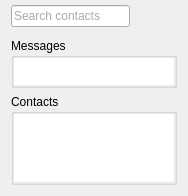
<?xml version="1.0" encoding="UTF-8"?>
<ui version="4.0">
 <class>ContactsPage</class>
 <widget class="QWidget" name="ContactsPage">
  <property name="geometry">
   <rect>
    <x>0</x>
    <y>0</y>
    <width>188</width>
    <height>193</height>
   </rect>
  </property>
  <property name="sizePolicy">
   <sizepolicy hsizetype="Preferred" vsizetype="Preferred">
    <horstretch>0</horstretch>
    <verstretch>0</verstretch>
   </sizepolicy>
  </property>
  <property name="baseSize">
   <size>
    <width>250</width>
    <height>350</height>
   </size>
  </property>
  <property name="focusPolicy">
   <enum>Qt::ClickFocus</enum>
  </property>
  <property name="windowTitle">
   <string/>
  </property>
  <layout class="QVBoxLayout" name="verticalLayout_2">
   <property name="topMargin">
    <number>0</number>
   </property>
   <item>
    <layout class="QHBoxLayout" name="horizontalLayout">
     <property name="spacing">
      <number>0</number>
     </property>
     <item>
      <widget class="QLineEdit" name="contactLineEdit">
       <property name="sizePolicy">
        <sizepolicy hsizetype="Expanding" vsizetype="Fixed">
         <horstretch>0</horstretch>
         <verstretch>0</verstretch>
        </sizepolicy>
       </property>
       <property name="palette">
        <palette>
         <active>
          <colorrole role="Text">
           <brush brushstyle="SolidPattern">
            <color alpha="255">
             <red>170</red>
             <green>170</green>
             <blue>170</blue>
            </color>
           </brush>
          </colorrole>
         </active>
         <inactive>
          <colorrole role="Text">
           <brush brushstyle="SolidPattern">
            <color alpha="255">
             <red>170</red>
             <green>170</green>
             <blue>170</blue>
            </color>
           </brush>
          </colorrole>
         </inactive>
         <disabled>
          <colorrole role="Text">
           <brush brushstyle="SolidPattern">
            <color alpha="255">
             <red>120</red>
             <green>120</green>
             <blue>120</blue>
            </color>
           </brush>
          </colorrole>
         </disabled>
        </palette>
       </property>
       <property name="autoFillBackground">
        <bool>false</bool>
       </property>
       <property name="inputMask">
        <string/>
       </property>
       <property name="text">
        <string>Search contacts</string>
       </property>
       <property name="cursorPosition">
        <number>0</number>
       </property>
      </widget>
     </item>
     <item>
      <widget class="QLabel" name="public_username">
       <property name="text">
        <string/>
       </property>
       <property name="textFormat">
        <enum>Qt::PlainText</enum>
       </property>
      </widget>
     </item>
     <item>
      <widget class="QPushButton" name="add">
       <property name="minimumSize">
        <size>
         <width>32</width>
         <height>32</height>
        </size>
       </property>
       <property name="toolTip">
        <string>Add a contact</string>
       </property>
       <property name="text">
        <string/>
       </property>
       <property name="icon">
        <iconset resource="../resources/resources.qrc">
         <normaloff>:/icons/32/Contact_new</normaloff>:/icons/32/Contact_new</iconset>
       </property>
       <property name="iconSize">
        <size>
         <width>32</width>
         <height>32</height>
        </size>
       </property>
       <property name="flat">
        <bool>true</bool>
       </property>
      </widget>
     </item>
    </layout>
   </item>
   <item>
    <widget class="QGroupBox" name="msgGroupBox">
     <property name="sizePolicy">
      <sizepolicy hsizetype="Preferred" vsizetype="Minimum">
       <horstretch>0</horstretch>
       <verstretch>0</verstretch>
      </sizepolicy>
     </property>
     <property name="minimumSize">
      <size>
       <width>30</width>
       <height>50</height>
      </size>
     </property>
     <property name="maximumSize">
      <size>
       <width>16777215</width>
       <height>50</height>
      </size>
     </property>
     <property name="title">
      <string>Messages</string>
     </property>
     <property name="flat">
      <bool>true</bool>
     </property>
     <layout class="QGridLayout" name="gridLayout">
      <property name="margin">
       <number>0</number>
      </property>
      <property name="spacing">
       <number>0</number>
      </property>
      <item row="0" column="0">
       <widget class="QListWidget" name="listWidget_2">
        <property name="sizePolicy">
         <sizepolicy hsizetype="Expanding" vsizetype="Expanding">
          <horstretch>0</horstretch>
          <verstretch>0</verstretch>
         </sizepolicy>
        </property>
        <property name="frameShape">
         <enum>QFrame::NoFrame</enum>
        </property>
        <property name="frameShadow">
         <enum>QFrame::Sunken</enum>
        </property>
        <property name="lineWidth">
         <number>0</number>
        </property>
       </widget>
      </item>
     </layout>
    </widget>
   </item>
   <item>
    <widget class="QGroupBox" name="groupBox">
     <property name="sizePolicy">
      <sizepolicy hsizetype="Preferred" vsizetype="Preferred">
       <horstretch>0</horstretch>
       <verstretch>0</verstretch>
      </sizepolicy>
     </property>
     <property name="title">
      <string>Contacts</string>
     </property>
     <property name="flat">
      <bool>true</bool>
     </property>
     <layout class="QHBoxLayout" name="horizontalLayout_2">
      <property name="margin">
       <number>0</number>
      </property>
      <item>
       <widget class="QListWidget" name="listWidget">
        <property name="sizePolicy">
         <sizepolicy hsizetype="Preferred" vsizetype="Expanding">
          <horstretch>0</horstretch>
          <verstretch>0</verstretch>
         </sizepolicy>
        </property>
        <property name="frameShape">
         <enum>QFrame::NoFrame</enum>
        </property>
        <property name="selectionRectVisible">
         <bool>false</bool>
        </property>
       </widget>
      </item>
     </layout>
    </widget>
   </item>
  </layout>
 </widget>
 <resources>
  <include location="../resources/resources.qrc"/>
 </resources>
 <connections/>
</ui>
